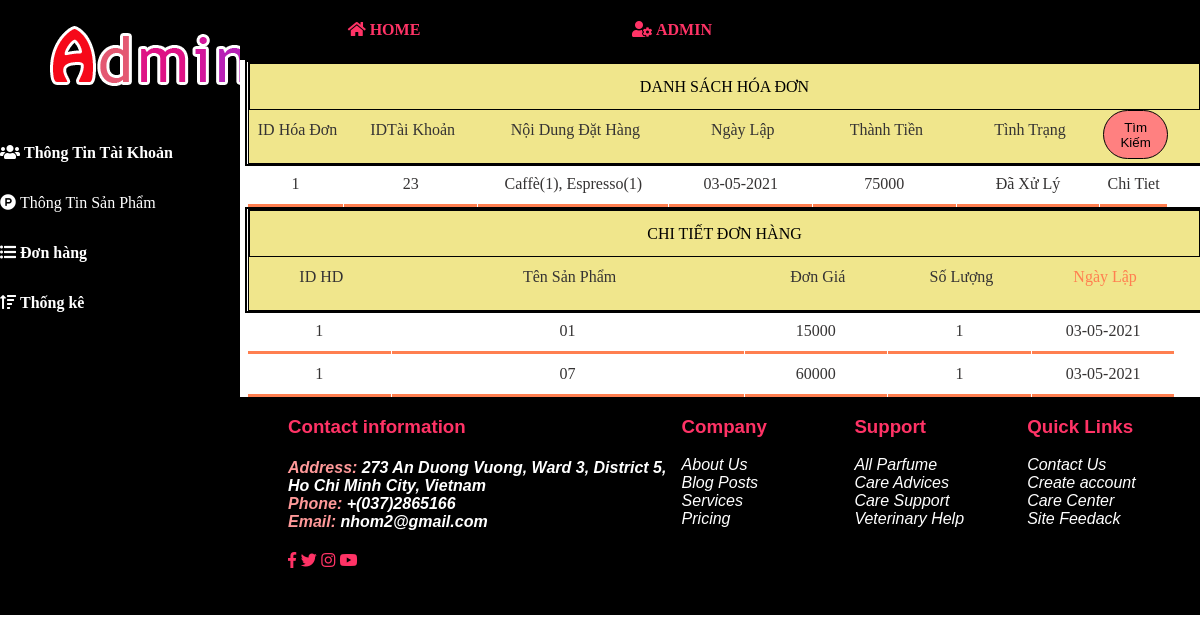
The page /Admin/index.php?act=ttdh&chitiet=1 on the database its author committed.
### tables this page shows
CREATE TABLE `hoadon` (
  `idhd` int(10) NOT NULL,
  `matk` int(10) NOT NULL,
  `noidungdathang` varchar(255) NOT NULL,
  `ngaylap` varchar(100) NOT NULL,
  `thanhtien` varchar(100) NOT NULL,
  `tinhtrang` varchar(2) NOT NULL
);

CREATE TABLE `cthoadon` (
  `mahd` int(10) NOT NULL,
  `masp` varchar(100) NOT NULL,
  `gia` varchar(100) NOT NULL,
  `soluong` int(10) NOT NULL,
  `ngaydat` varchar(100) NOT NULL
);

### Admin/order/ctorder.php (the view, shortened to what this page needs)
<link rel="stylesheet" href="indexcss.css">
<?php
echo "<div style='border: #000 2px solid;margin-left:5px'>
<div class='table1'><div style='height: 45px;text-align:center;line-height:45px;border: #000 1px solid;'>CHI TIẾT ĐƠN HÀNG</div>
<div class='table_dep2'style='height:50px;width:15%'>ID HD</div>
<div class='table_dep1'style='height:50px;width:37%'>Tên Sản Phẩm</div>
<div class='table_dep2'style='height:50px;width:15%'>Đơn Giá</div>
<div class='table_dep2'style='height:50px;width:15%'>Số Lượng</div>
<div class='table_but'style='height:50px;width:15%'>Ngày Lập</div>
</div>";
$mt=$_GET['chitiet'];
$conn=mysqli_connect("localhost","root","","trasua");
$sql="select * from cthoadon where mahd='$mt'";
$result=mysqli_query($conn,$sql);
while ($row = mysqli_fetch_array($result)) {
    echo "<div class='table_dep1'style='height:40px;width:15%;border-bottom-style: solid;border-bottom-color: coral;'>".$row[0]."</div>";
    echo "<div class='table_dep1'style='height:40px;width:37%;border-bottom-style: solid;border-bottom-color: coral;'>".$row[1]."</div>";
     echo "<div class='table_dep2'style='height:40px;width:15%;border-bottom-style: solid;border-bottom-color: coral;'>".$row[2]."</div>";
    echo "<div class='table_dep2'style='height:40px;width:15%;border-bottom-style: solid;border-bottom-color: coral;'>".$row[3]."</div>";
     echo "<div class='table_dep3'style='height:40px;width:15%;border-bottom-style: solid;border-bottom-color: coral;'>".$row[4]."</div>";
}
echo "</div>";
?>

### Admin/order/donhang.php (shortened to what this page needs)
<link rel="stylesheet" href="indexcss.css">
<?php
$conn=mysqli_connect("localhost","root","","trasua");
$sql="select * from hoadon";
$result=mysqli_query($conn,$sql);
echo "<div style='border: #000 2px solid;margin-left:5px'>
<div class='table1'><div style='height: 45px;text-align:center;line-height:45px;border: #000 1px solid;'>DANH SÁCH HÓA ĐƠN</div>
<div class='table_dep2'style='height:50px;width:10%'>ID Hóa Đơn</div>
<div class='table_dep1'style='height:50px;width:14%'>IDTài Khoản</div>
<div class='table_dep2'style='height:50px;width:20%'>Nội Dung Đặt Hàng</div>
<div class='table_dep2'style='height:50px;width:15%'>Ngày Lập</div>
<div class='table_dep3'style='height:50px;width:15%'>Thành Tiền</div>
<div class='table_dep3'style='height:50px;width:15%'>Tình Trạng</div>
<div class='table_dep3'style='height:50px;width:7%'><a href='index.php?act=ttdh&nut=tim'><button> Tìm Kiếm</button></a></div>
</div>";
while ($row = mysqli_fetch_array($result)) {
    echo "<div class='table_dep1'style='height:40px;width:10%;border-bottom-style: solid;border-bottom-color: coral;'>".$row[0]."</div>";
   echo "<div class='table_dep1'style='height:40px;width:14%;border-bottom-style: solid;border-bottom-color: coral;'>".$row[1]."</div>";
   echo "<div class='table_dep1'style='height:40px;width:20%;border-bottom-style: solid;border-bottom-color: coral;'>".$row[2]."</div>";
   echo "<div class='table_dep2'style='height:40px;width:15%;border-bottom-style: solid;border-bottom-color: coral;'>".$row[3]."</div>";
   echo "<div class='table_dep2'style='height:40px;width:15%;border-bottom-style: solid;border-bottom-color: coral;'>".$row[4]."</div>";
   if($row[5]==1)
    echo "<div class='table_dep3'style='height:40px;width:15%;border-bottom-style: solid;border-bottom-color: coral;'>Đã Xử Lý</div>";
   else
    echo "<div class='table_dep3'style='height:40px;width:15%;border-bottom-style: solid;border-bottom-color: coral;'><a href='index.php?act=ttdh&xuli=".$row[0]."'>Chưa Xử Lý</a></div>";
    echo "<div class='table_dep3'style='height:40px;width:7%;border-bottom-style: solid;border-bottom-color: coral;'><a href='index.php?act=ttdh&chitiet=".$row[0]."'> Chi Tiet</a></div>";
}
echo "</div><div style='clear:both'></div>";
?>
<div style="height:auto;width:100%;">
    <?php
        if(isset($_GET['chitiet']))
            include('order/ctorder.php');
    ?>
</div>

### Admin/indexcss.css (style rules this page uses)
.table1 { width: 100%; height: 100px; margin-left: 1px; background-color: khaki; color: #000; border: #000 1px solid; }
.table_dep2 { float: left; color:rgb(53, 51, 51); line-height:40px; margin-left: 1px; text-align: center; }
.table_dep1 { float: left; color:rgb(53, 51, 51); line-height:40px; margin-left: 1px; text-align: center; }
.table_dep3 { float: left; color:rgb(53, 51, 51); text-align: center; line-height:40px; margin-left: 1px; }
.table_but { float: left; color: coral; text-align: center; line-height:40px; margin-left: 1px; text-align: center; }
.table_dep3 button { width:98%; background:#FF8080; height: 98%; border:solid 1px #000; color:#000; border-radius: 40px; }
a { text-decoration: none; color:rgb(53, 51, 51); }

### rows shown on the page
hoadon: idhd "1", matk "23", noidungdathang "Caffè(1), Espresso(1)", ngaylap "03-05-2021", thanhtien "75000", tinhtrang "Đã Xử Lý"
cthoadon: mahd "1", masp "01", gia "15000", soluong "1", ngaydat "03-05-2021"
cthoadon: mahd "1", masp "07", gia "60000", soluong "1", ngaydat "03-05-2021"
